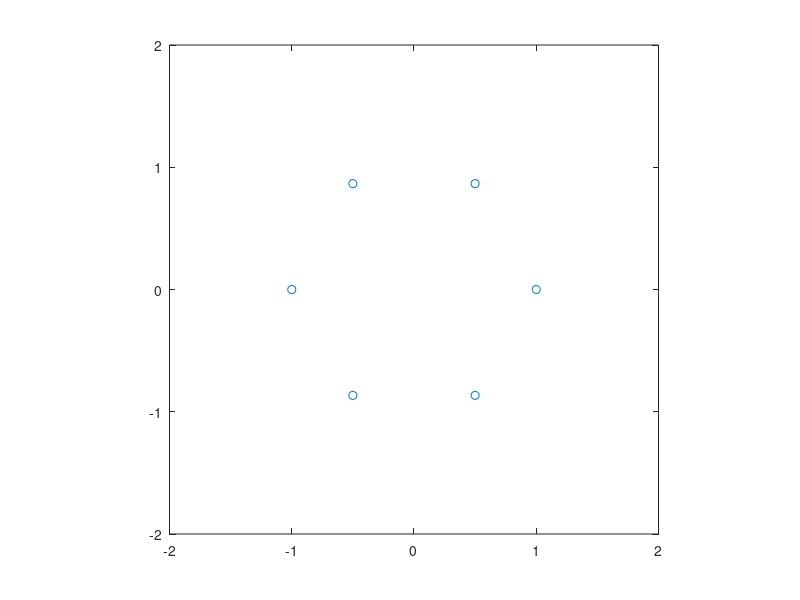

The MATLAB script that drew this image: (Note: this script raises an error after producing the figure.)
function A1()
f = @(z) z.^6-1;
df = @(z) 6.*z.^5;

c=sin(pi/3);
omega = [1,0.5+c*1i,-0.5+c*1i,-1,0.5-c*1i,-0.5-c*1i];

plot(real(omega),imag(omega),'o')
axis([-2 2 -2 2])
axis('square')

while true
  [x,y,button] = ginput(1);
  if button ~= 1
    break
  end
  
  c = newton50(f,df,x+1i*y);
  plot(real(c),imag(c),'ro-',real(omega),imag(omega),'o')
  axis([-2 2 -2 2])
  axis('square')
end

end